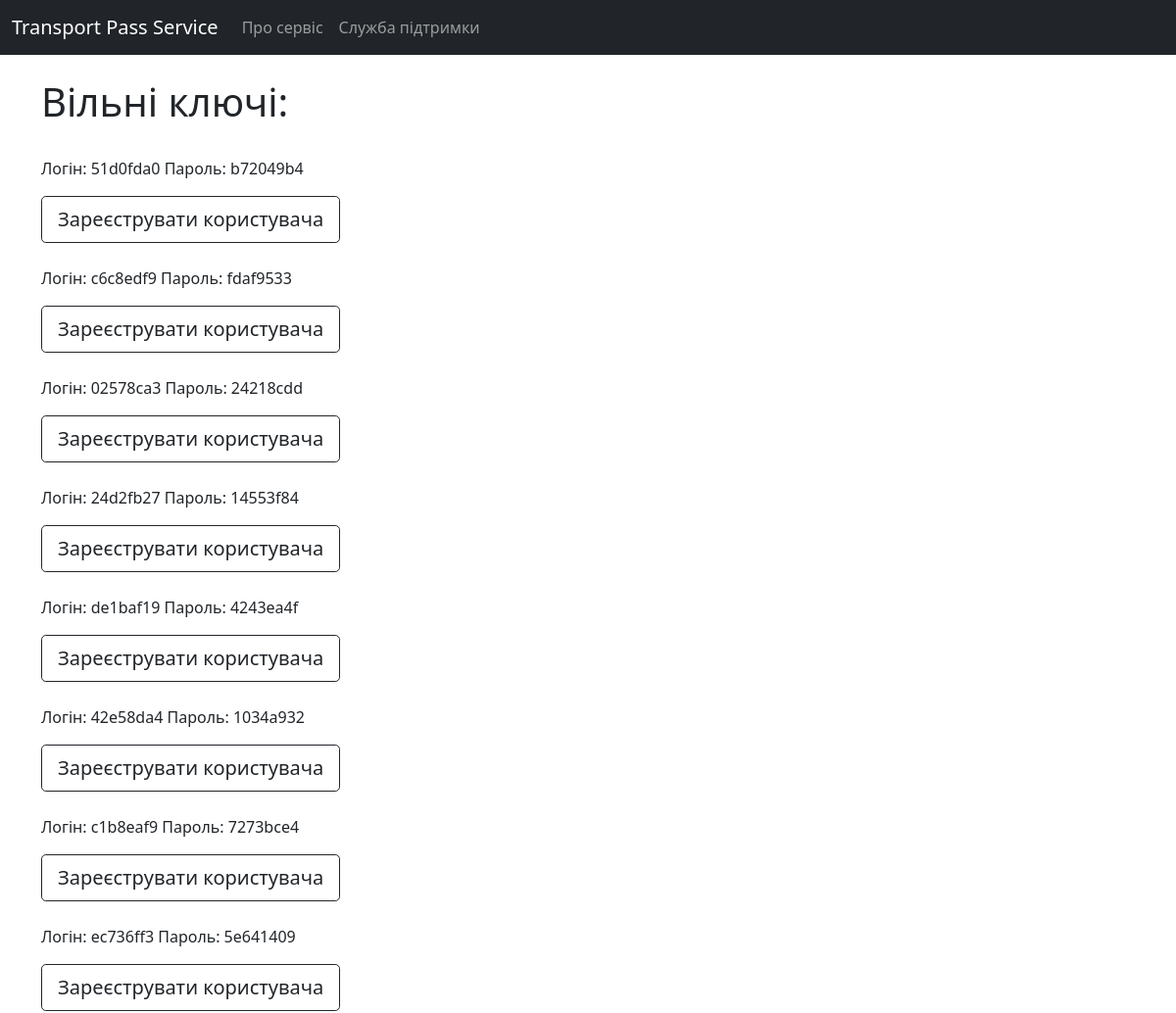
/company_admin/free_codes (signed in, upper part), run on an earlier commit of the app's database.
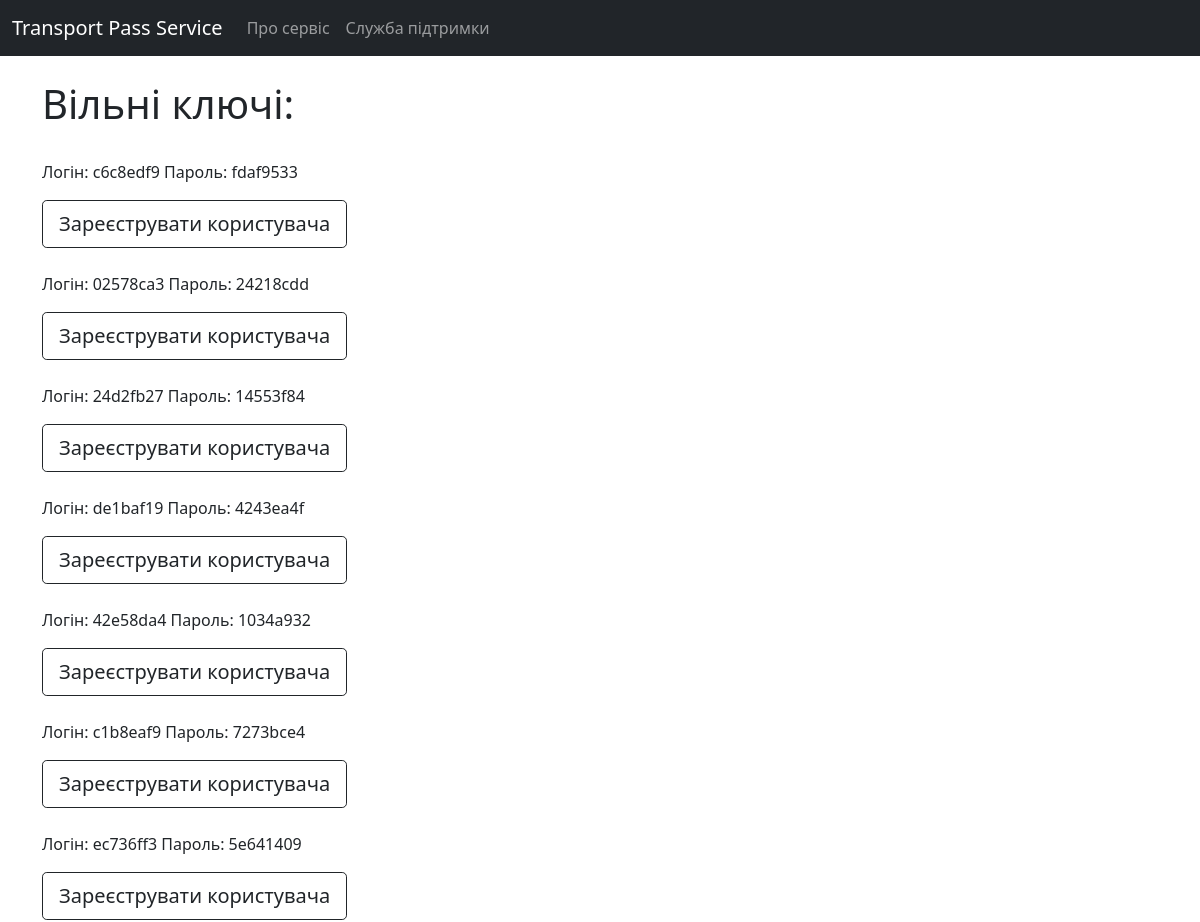
And on a later commit of the database.
### account/models.py (models this page shows)
class Code(models.Model):
    company = models.ForeignKey(Company, on_delete=models.CASCADE)
    pub_key = models.CharField(max_length=8)  # логин сотрудника
    sec_key = models.CharField(max_length=8)  # пароль сотрудника
    user = models.ForeignKey(User, blank=True, null=True, on_delete=models.CASCADE)

### account/views/company_admin_views.py (the view)
# urls.py: path('company_admin/free_codes', company_admin_views.show_free_codes, name='show_free_codes'),
@login_required
def show_free_codes(request):
    admin: User = request.user
    try:
        free_codes = Code.objects.filter(user_id__isnull=True, company_id=admin.company_id)
        context = {'free_codes': free_codes}
        return render(request, 'account/company_admin/show_free_codes.html', context=context)
    except ObjectDoesNotExist:
        message = 'Для організації коди не згенеровано!'
        return render(request, 'account/company_admin/show_free_codes.html', context=message)

### account/templates/account/company_admin/show_free_codes.html (shortened to what this page needs)
{% extends 'account/base.html' %}
{% block content %}
    <h1>Вільні ключі:</h1><br/>
    {% for code in free_codes %}
        <p>Логін: {{ code.pub_key }} Пароль: {{ code.sec_key }}</p>
        <a href="{% url 'register_code_by_admin' code.pub_key %}" class="btn btn-outline-dark btn-lg">Зареєструвати користувача</a><br/><br/>
    {% endfor %}
    <a href="{% url 'company_admin' %}" class="btn btn-outline-dark btn-lg">Назад</a><br/><br/>
{% endblock %}

What changed in the data, as far as the page shows it:
no longer on this page (row edited): Code: pub_key "51d0fda0", sec_key "b72049b4"
